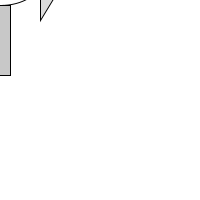
Frame 1 (no input)
Frame 60 (the mouse pressed at the canvas centre just before this capture): identical to frame 1, image omitted
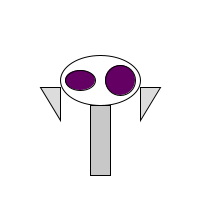
Frame 120 (the mouse held since frame 60 and released just before this capture)

The Processing sketch that drew these frames (run headless with seeded random() and noise(); from frame 60 on, the mouse is pressed at the canvas centre):

// Processing sketch: processing_110243
// ── processing_110243.pde

void setup(){
size (200,200); // Set the size of the window
smooth(); // Enable anti aliasing
frameRate(30); // set framerate
}

void draw(){
background (255); // Draw a white background.
stroke(0); // Make lines black
fill(255); // Fill in shapes White.

ellipse(mouseX,mouseY-20, 80, 50); // Create an ellipse.
fill(220);
triangle(mouseX+40,mouseY-13,mouseX+40,mouseY+20,mouseX+60,mouseY-13);
triangle(mouseX-40,mouseY-13,mouseX-40,mouseY+20,mouseX-60,mouseY-13);

fill(200);
rectMode(CENTER);
rect(mouseX,mouseY+40,20,70);

fill(mouseX,0,mouseY);
ellipse(mouseX+20,mouseY-20,30,30);
ellipse(mouseX-20,mouseY-20,30,20);
}

void mousePressed(){
  println("Help me.");
}
